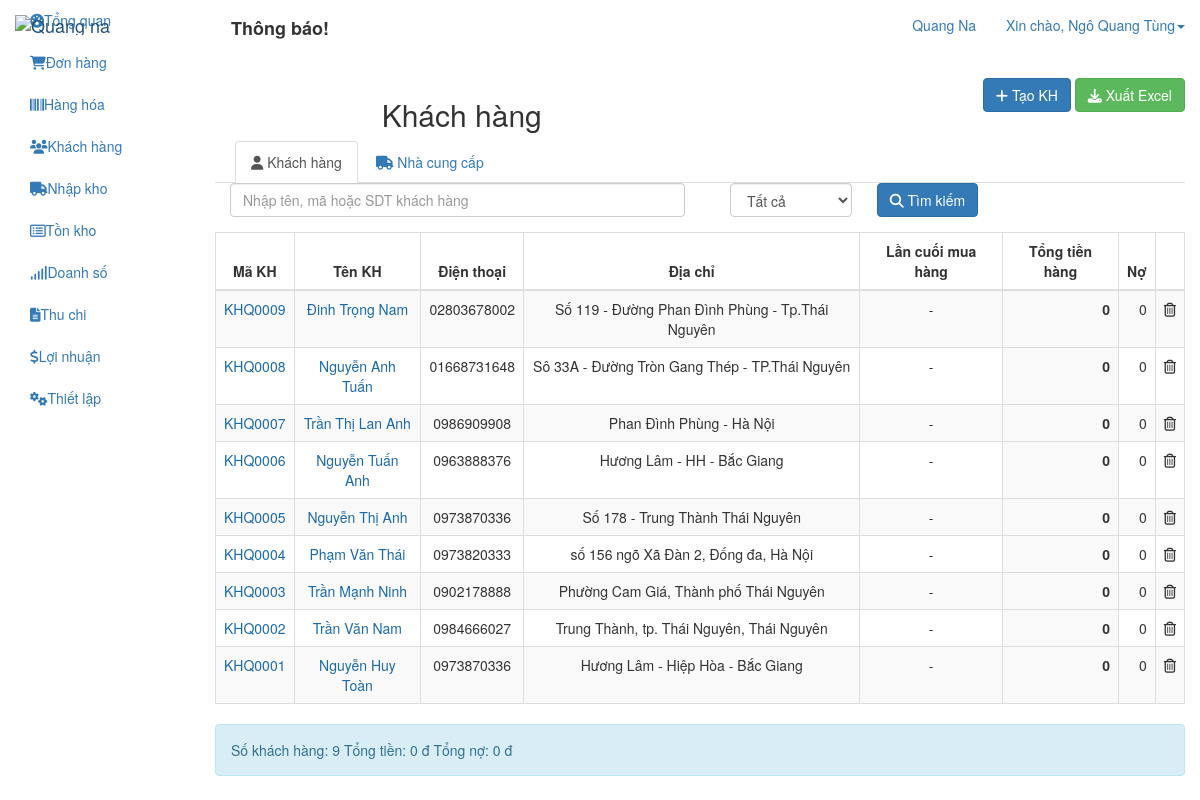
Screenshot of /backend/customer (signed in) with the database file from the repository.
### tables this page shows
CREATE TABLE `cms_users` (
  `id` int(10) UNSIGNED NOT NULL,
  `username` varchar(100) NOT NULL,
  `password` varchar(100) NOT NULL,
  `salt` varchar(255) NOT NULL,
  `email` varchar(120) NOT NULL,
  `display_name` varchar(120) NOT NULL,
  `user_status` tinyint(4) NOT NULL,
  `group_id` int(11) NOT NULL,
  `id_stock` int(11) NOT NULL,
  `created` datetime NOT NULL,
  `updated` datetime NOT NULL,
  `logined` datetime NOT NULL,
  `ip_logged` varchar(255) NOT NULL,
  `recode` varchar(255) NOT NULL,
  `code_time_out` varchar(255) NOT NULL
);

CREATE TABLE `cms_customers` (
  `ID` int(10) UNSIGNED NOT NULL,
  `customer_name` varchar(255) NOT NULL,
  `customer_phone` varchar(20) NOT NULL,
  `customer_email` varchar(150) NOT NULL,
  `customer_addr` varchar(255) NOT NULL,
  `notes` text NOT NULL,
  `customer_birthday` datetime NOT NULL,
  `customer_gender` tinyint(1) NOT NULL,
  `created` datetime NOT NULL,
  `updated` datetime NOT NULL,
  `user_init` int(11) NOT NULL,
  `user_upd` int(11) NOT NULL
);

### application/controllers/backend/customer.php (called while the page is built, shortened)
<?php if ( !defined( 'BASEPATH' ) ) exit( 'No direct script access allowed' );
class Customer extends CI_Controller {
    private $auth;
    public function __construct() {
        $this->auth = $this->cms_authentication->check();
    }
    public function index( $page = 1 ) {
        $data[ 'seo' ][ 'title' ] = "Phần mềm quản lý";
        $config = $this->cms_common->cms_pagination_custom();
        $total_customer = $this->db->from('customers')->count_all_results();
        $config['base_url'] = 'backend/customer/index';
        $config['total_rows'] = $total_customer;
        $config['per_page'] = 10;
        $this->pagination->initialize( $config );
        $data['data']['_pagination_link'] = $this->pagination->create_links();
        $data['data']['_list_customer'] = $this->db->from('customers')->limit( $config['per_page'], ( $page - 1 ) * $config['per_page'] )->order_by('created','desc')->get()->result_array();
        $data['data']['user'] = $this->auth;
        $data['data']['_total_customer'] = $total_customer;
        $data[ 'template' ] = 'backend/customer/index';
        $this->load->view( 'backend/layout/index', isset( $data ) ? $data : null );
    }
}

### index.php (called while the page is built, shortened)
<?php
require_once BASEPATH.'core/CodeIgniter.php';

### application/libraries/cms_cookie.php (called while the page is built, shortened)
<?php  if ( ! defined('BASEPATH')) exit('No direct script access allowed');
class CMS_Cookie {
    public static function get( $name ) {
        return $_COOKIE[ $name ];
    }
    public static function decode( $cookie_val ){
        return base64_decode( substr( $cookie_val, 3 ) );
    }
}

### application/libraries/cms_authentication.php (called while the page is built, shortened)
<?php  if ( ! defined('BASEPATH')) exit('No direct script access allowed');
class CMS_authentication {
    private $CI;
    public function __construct(){
        $this->CI = & get_instance();
    }
    public function check() {
        if ( CMS_Cookie::exists( CMS_PREFIX . 'user_logged' ) ) {
            $cookie = CMS_Cookie::get( CMS_PREFIX . 'user_logged' );
            $cookie = json_decode( CMS_Cookie::decode( $cookie ), true );
            $user   = $this->CI->db->select( 'id,username,password,salt,display_name,email,group_id,id_stock' )->where( 'username', $cookie[ 'username' ] )->or_where( 'email', $cookie[ 'username' ] )->from( 'users' )->get()->row_array();
            $group = $this->CI->db->select( 'id, group_permission, group_name' )->where( 'id', $user['group_id'] )->from('users_group')->get()->row_array();
            if ( isset( $user ) && count( $user ) ) {
                if ( $user[ 'username' ] == $cookie[ 'username' ] && $user[ 'password' ] == $cookie[ 'password' ] && $user[ 'salt' ] == $cookie[ 'salt' ] ) {
                    return [ 'id' => $user[ 'id' ],
                        'username' => $user[ 'username' ],
                        'password' => $user[ 'password' ],
                        'salt' => $user[ 'salt' ],
                        'email' => $user[ 'email' ],
                        'display_name' => $user[ 'display_name' ],
                        'group_id' => $user[ 'group_id' ],
                        'group_name'  => $group['group_name'],
                        'group_permission' => json_decode( $group['group_permission'], true ),
                        'id_stock' => $user[ 'id_stock' ]
                    ];
                }
            }
        }
        return null;
    }
}

### application/libraries/cms_common.php (called while the page is built, shortened)
<?php if ( !defined( 'BASEPATH' ) ) exit( 'No direct script access allowed' );
class CMS_common {
    public function cms_pagination_custom(){
        $param[ 'base_url' ]             = '';
        $param[ 'prefix' ]               = '';
        $param[ 'suffix' ]               = '';
        $param[ 'total_rows' ]           = 0;
        $param[ 'per_page' ]             = 1;
        $param[ 'num_links' ]            = 1;
        $param[ 'cur_page' ]             = 0;
        $param[ 'use_page_numbers' ]     = true;
        $param[ 'first_link' ]           = '&laquo';
        $param[ 'next_link' ]            = '&rsaquo;';
        $param[ 'prev_link' ]            = '&lsaquo;';
        $param[ 'last_link' ]            = '&raquo';
        $param[ 'uri_segment' ]          = 4;
        $param[ 'full_tag_open' ]        = '<ul class="pagination">';
        $param[ 'full_tag_close' ]       = '</ul>';
        $param[ 'first_tag_open' ]       = '<li>';
        $param[ 'first_tag_close' ]      = '</li>';
        $param[ 'last_tag_open' ]        = '<li>';
        $param[ 'last_tag_close' ]       = '</li>';
        $param[ 'first_url' ]            = '';
        $param[ 'cur_tag_open' ]         = '<li class="active"><a href="#">';
        $param[ 'cur_tag_close' ]        = '</a></li>';
        $param[ 'next_tag_open' ]        = '<li>';
        $param[ 'next_tag_close' ]       = '</li>';
        $param[ 'prev_tag_open' ]        = '<li>';
        $param[ 'prev_tag_close' ]       = '</li>';
        $param[ 'num_tag_open' ]         = '<li>';
        $param[ 'num_tag_close' ]        = '</li>';
        $param[ 'page_query_string' ]    = false;
        $param[ 'query_string_segment' ] = 'per_page';
        $param[ 'display_pages' ]        = true;
        $param[ 'anchor_class' ]         = '';
        return $param;
    }
}

### application/views/backend/customer/index.php (the view, shortened to what this page needs)
<div class="customer-manufacture">
    <div class="panel-action">
        <div class="row">
            <div class="customer-act act">
                <div class="col-md-4 col-md-offset-2">
                    <div class="left-action text-left clearfix">
                        <h2>Khách hàng</h2>
                    </div>
                </div>
                <div class="col-md-6">
                    <div class="right-action text-right">
                        <div class="btn-groups">
                            <button type="button" class="btn btn-primary" data-toggle="modal" data-target="#create-cust"><i class="fa fa-plus"></i> Tạo KH</button>
                            <button type="button" class="btn btn-success" name="" onclick=""><i class="fa fa-download"></i> Xuất Excel</button>
                        </div>
                    </div>
                </div>
            </div>
        </div>
    </div>
    <div class="">
        <ul class="nav nav-tabs tab-setting" role="tablist" style="padding-left: 20px;">
            <li role="presentation" class="active" onclick="tab_click_act( 'customer' );"><a href="#customer" aria-controls="customer" role="tab" data-toggle="tab"><i class="fa fa-user"></i> Khách hàng</a></li>
            <li role="presentation" onclick="tab_click_act( 'manufacture' );"><a href="#manufacture" aria-controls="manufacture" role="tab" data-toggle="tab"><i class="fa fa-truck"></i> Nhà cung cấp</a></li>
        </ul>
        <div class="tab-content">
            <div role="tabpanel" class="tab-pane active" id="customer">
                <div class="customer-sear panel-sear">
                    <form action="" class="">
                        <div class="form-group col-md-6 padd-0">
                            <input type="text" class="form-control txt-scustomer" placeholder="Nhập tên, mã hoặc SDT khách hàng">
                        </div>
                        <div class="form-group col-md-6 ">
                            <div class="col-md-4 padd-0" style="margin-right: 10px;">
                                <select name="" class="form-control">
                                    <option value="0">Tất cả</option>
                                </select>
                            </div>
                            <button type="button" class="btn btn-primary btn-large btn-sCustomer" name=""><i class="fa fa-search"></i> Tìm kiếm</button>
                        </div>
                    </form>
                </div>
                <div class="customer-body">
                    <table class="table table-bordered table-striped">
                        <thead>
                        <tr>
                            <th class="text-center">Mã KH</th>
                            <th class="text-center">Tên KH</th>
                            <th class="text-center">Điện thoại</th>
                            <th class="text-center">Địa chỉ</th>
                            <th class="text-center">Lần cuối mua hàng</th>
                            <th class="text-center" style="background-color: #fff;">Tổng tiền hàng</th>
                            <th class="text-center">Nợ</th>
                            <th></th>
                        </tr>
                        </thead>
                        <tbody class="ajax-loadlist-customer">
                        <?php if ( isset( $_list_customer ) && count( $_list_customer ) ) :
                            foreach ( $_list_customer as $key => $item ) :
                                ?>
                                <tr id="tr-item-<?php echo $item['ID']; ?>">
                                    <td class="text-center tr-detail-item" style="cursor: pointer; color: #1b6aaa;"><?php echo 'KHQ000'.$item[ 'ID' ]; ?></td>
                                    <td class="text-center tr-detail-item" style="cursor: pointer; color: #1b6aaa;"><?php echo $item[ 'customer_name' ]; ?></td>
                                    <td class="text-center"><?php echo ( !empty( $item[ 'customer_phone' ] ) ) ? $item[ 'customer_phone' ] :
                                            '-'; ?></td>
                                    <td class="text-center"><?php echo ( !empty( $item[ 'customer_addr' ] ) ) ? $item[ 'customer_addr' ] :
                                            '-'; ?></td>
                                    <td class="text-center">-</td>
                                    <td class="text-right" style="font-weight: bold; background-color: #f9f9f9;">0</td>
                                    <td class="text-right">0</td>
                                    <td class="text-center"><i class="fa fa-trash-o" style="cursor:pointer;" onclick="cms_delCustomer(<?php echo $item[ 'ID' ]; ?>);"></i></td>
                                </tr>
                                <?php
                            endforeach;
                        else: ?>
                            <tr>
                                <td colspan="8" class="text-center">Không có dữ liệu</td>
                            </tr>
                        <?php endif; ?>
                        </tbody>
                    </table>
                    <div class="alert alert-info summany-info clearfix" role="alert">
                        <div class="sm-info pull-left padd-0">Số khách hàng: <span><?php echo (isset($_total_customer) && !empty($_total_customer) ) ? $_total_customer : '0'; ?></span> Tổng tiền: <span>0 đ</span> Tổng nợ: <span>0 đ</span></div>
                    </div>
                </div>
            </div>
        </div>
    </div>
</div>

### application/views/backend/common/header.php (shortened to what this page needs)
<nav id="navbar-container" class="navbar navbar- navbar-fixed-top">
    <div class="container-fluid">
        <div class="navbar-header">
            <a class="navbar-brand" href="#"><img src="public/templates/backend/images/logoqn.png" alt="Quang na" class="img-responsive"></a>
        </div>
        <div class="collapse navbar-collapse" id="bs-example-navbar-collapse-1">
            <ul class="nav navbar-nav navbar-right">
                <li><a href="#">Quang Na</a></li>
                <li class="dropdown user-profile">
                    <a href="#" class="dropdown-toggle" data-toggle="dropdown" role="button" aria-haspopup="true" aria-expanded="false"><span class="hello">Xin chào, </span><?php echo ( isset( $user ) ) ?
                            $user[ 'display_name' ] : $user[ 'username' ]; ?><span class="caret"></span></a>
                </li>
            </ul>
        </div>
    </div>
</nav>

### rows the page displays
cms_users: display_name "Ngô Quang Tùng"
cms_customers: ID "9", customer_name "Đinh Trọng Nam", customer_phone "02803678002", customer_addr "Số 119 - Đường Phan Đình Phùng - Tp.Thái Nguyên"
cms_customers: ID "8", customer_name "Nguyễn Anh Tuấn", customer_phone "01668731648", customer_addr "Sô 33A - Đường Tròn Gang Thép - TP.Thái Nguyên"
cms_customers: ID "7", customer_name "Trần Thị Lan Anh", customer_phone "0986909908", customer_addr "Phan Đình Phùng - Hà Nội"
cms_customers: ID "6", customer_name "Nguyễn Tuấn Anh", customer_phone "0963888376", customer_addr "Hương Lâm - HH - Bắc Giang"
cms_customers: ID "5", customer_name "Nguyễn Thị Anh", customer_phone "0973870336", customer_addr "Số 178 - Trung Thành Thái Nguyên"
cms_customers: ID "4", customer_name "Phạm Văn Thái", customer_phone "0973820333", customer_addr "số 156 ngõ Xã Đàn 2, Đống đa, Hà Nội"
cms_customers: ID "3", customer_name "Trần Mạnh Ninh", customer_phone "0902178888", customer_addr "Phường Cam Giá, Thành phố Thái Nguyên"
cms_customers: ID "2", customer_name "Trần Văn Nam", customer_phone "0984666027", customer_addr "Trung Thành, tp. Thái Nguyên, Thái Nguyên"
cms_customers: ID "1", customer_name "Nguyễn Huy Toàn", customer_phone "0973870336", customer_addr "Hương Lâm - Hiệp Hòa - Bắc Giang"

### other values shown
$_total_customer "9"
